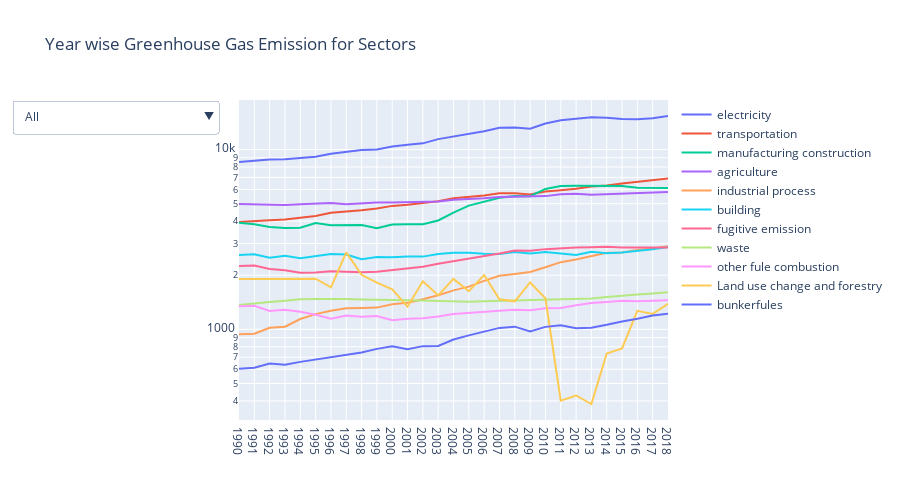

The code cell stored with this chart in its notebook:
### Code cell
df_ghg_sector_transpose = df_ghg_sector.T
multi_plot(df_ghg_sector.T, title="Year wise Greenhouse Gas Emission for Sectors")

### Figure 1 — Plotly figure (JSON) as saved in the notebook; plotly's stock layout.template omitted (floating-point values rounded to 4 significant figures)
{"data": [{"name": "electricity", "type": "scatter", "x": ["1990", "1991", "1992", "1993", "1994", "1995", "1996", "1997", "1998", "1999", "2000", "2001", "2002", "2003", "2004", "2005", "2006", "2007", "2008", "2009", "2010", "2011", "2012", "2013", "2014", "2015", "2016", "2017", "2018"], "y": [8517.0, 8646.0, 8801.0, 8843.0, 8943.0, 9124.0, 9475.0, 9731.0, 9946.0, 9997.0, 10390.0, 10650.0, 10830.0, 11430.0, 11810.0, 12180.0, 12660.0, 13220.0, 13250.0, 13070.0, 13950.0, 14550.0, 14850.0, 15110.0, 15020.0, 14797, 14730.0, 14950.0, 15370.0]}, {"name": "transportation", "type": "scatter", "x": ["1990", "1991", "1992", "1993", "1994", "1995", "1996", "1997", "1998", "1999", "2000", "2001", "2002", "2003", "2004", "2005", "2006", "2007", "2008", "2009", "2010", "2011", "2012", "2013", "2014", "2015", "2016", "2017", "2018"], "y": [3950.0, 3979.0, 4043.0, 4088.0, 4156.0, 4265.0, 4449.0, 4500.0, 4591.0, 4706.0, 4861.0, 4925.0, 5039.0, 5159.0, 5363.0, 5457.0, 5556.0, 5714.0, 5713.0, 5629.0, 5841.0, 5947.0, 6050.0, 6233.0, 6320.0, 6484.0, 6606.0, 6750.0, 6900.0]}, {"name": "manufacturing construction", "type": "scatter", "x": ["1990", "1991", "1992", "1993", "1994", "1995", "1996", "1997", "1998", "1999", "2000", "2001", "2002", "2003", "2004", "2005", "2006", "2007", "2008", "2009", "2010", "2011", "2012", "2013", "2014", "2015", "2016", "2017", "2018"], "y": [3922.0, 3842.0, 3707.0, 3658.0, 3673.0, 3899.0, 3788.0, 3812.0, 3809.0, 3647.0, 3826.0, 3848.0, 3845.0, 4034.0, 4464.0, 4880.0, 5125.0, 5399.0, 5516.0, 5503.0, 6039.0, 6262.0, 6283.0, 6272.0, 6311.0, 6267.0, 6140.0, 6127.0, 6116.0]}, {"name": "agriculture", "type": "scatter", "x": ["1990", "1991", "1992", "1993", "1994", "1995", "1996", "1997", "1998", "1999", "2000", "2001", "2002", "2003", "2004", "2005", "2006", "2007", "2008", "2009", "2010", "2011", "2012", "2013", "2014", "2015", "2016", "2017", "2018"], "y": [4976.0, 4968.0, 4948.0, 4917.0, 4961.0, 5019.0, 5037.0, 4967.0, 5024.0, 5081.0, 5079.0, 5093.0, 5151.0, 5146.0, 5260.0, 5297.0, 5355.0, 5441.0, 5452.0, 5449.0, 5508.0, 5643.0, 5671.0, 5615.0, 5662.0, 5684.0, 5729.0, 5813.0, 5810.0]}, {"name": "industrial process", "type": "scatter", "x": ["1990", "1991", "1992", "1993", "1994", "1995", "1996", "1997", "1998", "1999", "2000", "2001", "2002", "2003", "2004", "2005", "2006", "2007", "2008", "2009", "2010", "2011", "2012", "2013", "2014", "2015", "2016", "2017", "2018"], "y": [937.8, 945.4, 1021.0, 1034.0, 1142.0, 1215.0, 1268.0, 1310.0, 1315.0, 1321.0, 1381.0, 1405.0, 1472.0, 1548.0, 1647.0, 1729.0, 1860.0, 1987.0, 2033.0, 2083.0, 2216.0, 2365.0, 2444.0, 2549.0, 2665.0, 2673.0, 2762.0, 2820.0, 2898.0]}, {"name": "building", "type": "scatter", "x": ["1990", "1991", "1992", "1993", "1994", "1995", "1996", "1997", "1998", "1999", "2000", "2001", "2002", "2003", "2004", "2005", "2006", "2007", "2008", "2009", "2010", "2011", "2012", "2013", "2014", "2015", "2016", "2017", "2018"], "y": [2588.0, 2613.0, 2505.0, 2566.0, 2483.0, 2558.0, 2628.0, 2606.0, 2452.0, 2522.0, 2515.0, 2539.0, 2538.0, 2622.0, 2664.0, 2664.0, 2631.0, 2628.0, 2693.0, 2643.0, 2696.0, 2644.0, 2589.0, 2702.0, 2650.0, 2679.0, 2726.0, 2785.0, 2872.0]}, {"name": "fugitive emission", "type": "scatter", "x": ["1990", "1991", "1992", "1993", "1994", "1995", "1996", "1997", "1998", "1999", "2000", "2001", "2002", "2003", "2004", "2005", "2006", "2007", "2008", "2009", "2010", "2011", "2012", "2013", "2014", "2015", "2016", "2017", "2018"], "y": [2253.0, 2262.0, 2165.0, 2130.0, 2063.0, 2074.0, 2106.0, 2092.0, 2076.0, 2089.0, 2134.0, 2179.0, 2229.0, 2319.0, 2393.0, 2482.0, 2567.0, 2640.0, 2746.0, 2739.0, 2794.0, 2831.0, 2853.0, 2860.0, 2877.0, 2854.0, 2857.0, 2850.0, 2851.0]}, {"name": "waste", "type": "scatter", "x": ["1990", "1991", "1992", "1993", "1994", "1995", "1996", "1997", "1998", "1999", "2000", "2001", "2002", "2003", "2004", "2005", "2006", "2007", "2008", "2009", "2010", "2011", "2012", "2013", "2014", "2015", "2016", "2017", "2018"], "y": [1364.0, 1395.0, 1418.0, 1444.0, 1470.0, 1476.0, 1478.0, 1474.0, 1466.0, 1464.0, 1466.0, 1452.0, 1447.0, 1443.0, 1431.0, 1422.0, 1433.0, 1441.0, 1446.0, 1454.0, 1464.0, 1467.0, 1476.0, 1483.0, 1514.0, 1543.0, 1560.0, 1583.0, 1606.0]}, {"name": "other fule combustion", "type": "scatter", "x": ["1990", "1991", "1992", "1993", "1994", "1995", "1996", "1997", "1998", "1999", "2000", "2001", "2002", "2003", "2004", "2005", "2006", "2007", "2008", "2009", "2010", "2011", "2012", "2013", "2014", "2015", "2016", "2017", "2018"], "y": [1343.0, 1353.0, 1266.0, 1285.0, 1254.0, 1205.0, 1146.0, 1195.0, 1175.0, 1185.0, 1124.0, 1146.0, 1152.0, 1179.0, 1219.0, 1239.0, 1258.0, 1271.0, 1286.0, 1279.0, 1310.0, 1315.0, 1360.0, 1404.0, 1421.0, 1441.0, 1435.0, 1442.0, 1450.0]}, {"name": "Land use change and forestry", "type": "scatter", "x": ["1990", "1991", "1992", "1993", "1994", "1995", "1996", "1997", "1998", "1999", "2000", "2001", "2002", "2003", "2004", "2005", "2006", "2007", "2008", "2009", "2010", "2011", "2012", "2013", "2014", "2015", "2016", "2017", "2018"], "y": [1909.0, 1909.0, 1909.0, 1909.0, 1909.0, 1915.0, 1711.0, 2681.0, 2011.0, 1819.0, 1670.0, 1337.0, 1852.0, 1544.0, 1908.0, 1630.0, 2004.0, 1470.0, 1432.0, 1824.0, 1489.0, 400.9, 428.7, 384.5, 734.1, 782.7, 1267.0, 1219.0, 1387.0]}, {"name": "bunkerfules", "type": "scatter", "x": ["1990", "1991", "1992", "1993", "1994", "1995", "1996", "1997", "1998", "1999", "2000", "2001", "2002", "2003", "2004", "2005", "2006", "2007", "2008", "2009", "2010", "2011", "2012", "2013", "2014", "2015", "2016", "2017", "2018"], "y": [603.3, 611.9, 644.9, 635.9, 659.3, 679.0, 700.2, 723.6, 743.1, 778.8, 805.6, 774.7, 806.6, 808.3, 877.9, 925.9, 974.4, 1019.0, 1035.0, 973.7, 1032.0, 1055.0, 1014.0, 1020.0, 1060.0, 1107.0, 1145.0, 1193.0, 1223.0]}], "layout": {"height": 500, "title": {"text": "Year wise Greenhouse Gas Emission for Sectors"}, "updatemenus": [{"active": 0, "buttons": [{"args": [{"showlegend": true, "title": "All", "visible": [true, true, true, true, true, true, true, true, true, true, true]}], "label": "All", "method": "update"}, {"args": [{"showlegend": true, "title": "electricity", "visible": [true, false, false, false, false, false, false, false, false, false, false]}], "label": "electricity", "method": "update"}, {"args": [{"showlegend": true, "title": "transportation", "visible": [false, true, false, false, false, false, false, false, false, false, false]}], "label": "transportation", "method": "update"}, {"args": [{"showlegend": true, "title": "manufacturing construction", "visible": [false, false, true, false, false, false, false, false, false, false, false]}], "label": "manufacturing construction", "method": "update"}, {"args": [{"showlegend": true, "title": "agriculture", "visible": [false, false, false, true, false, false, false, false, false, false, false]}], "label": "agriculture", "method": "update"}, {"args": [{"showlegend": true, "title": "industrial process", "visible": [false, false, false, false, true, false, false, false, false, false, false]}], "label": "industrial process", "method": "update"}, {"args": [{"showlegend": true, "title": "building", "visible": [false, false, false, false, false, true, false, false, false, false, false]}], "label": "building", "method": "update"}, {"args": [{"showlegend": true, "title": "fugitive emission", "visible": [false, false, false, false, false, false, true, false, false, false, false]}], "label": "fugitive emission", "method": "update"}, {"args": [{"showlegend": true, "title": "waste", "visible": [false, false, false, false, false, false, false, true, false, false, false]}], "label": "waste", "method": "update"}, {"args": [{"showlegend": true, "title": "other fule combustion", "visible": [false, false, false, false, false, false, false, false, true, false, false]}], "label": "other fule combustion", "method": "update"}, {"args": [{"showlegend": true, "title": "Land use change and forestry", "visible": [false, false, false, false, false, false, false, false, false, true, false]}], "label": "Land use change and forestry", "method": "update"}, {"args": [{"showlegend": true, "title": "bunkerfules", "visible": [false, false, false, false, false, false, false, false, false, false, true]}], "label": "bunkerfules", "method": "update"}]}], "yaxis": {"type": "log"}}}
